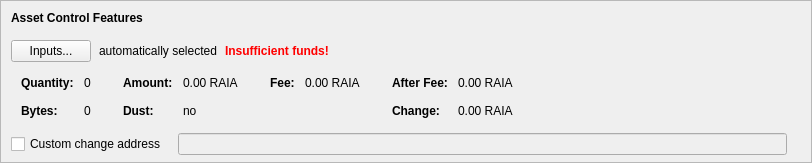
      <widget class="QFrame" name="frameAssetControl">
       <property name="sizePolicy">
        <sizepolicy hsizetype="Expanding" vsizetype="Fixed">
         <horstretch>0</horstretch>
         <verstretch>0</verstretch>
        </sizepolicy>
       </property>
       <property name="maximumSize">
        <size>
         <width>16777215</width>
         <height>16777215</height>
        </size>
       </property>
       <property name="frameShape">
        <enum>QFrame::StyledPanel</enum>
       </property>
       <property name="frameShadow">
        <enum>QFrame::Sunken</enum>
       </property>
       <layout class="QVBoxLayout" name="verticalLayoutAssetControl2">
        <property name="spacing">
         <number>0</number>
        </property>
        <property name="leftMargin">
         <number>0</number>
        </property>
        <property name="topMargin">
         <number>0</number>
        </property>
        <property name="rightMargin">
         <number>0</number>
        </property>
        <property name="bottomMargin">
         <number>6</number>
        </property>
        <item>
         <layout class="QVBoxLayout" name="verticalLayoutAssetControl" stretch="0,0,0,0,1">
          <property name="spacing">
           <number>0</number>
          </property>
          <property name="leftMargin">
           <number>10</number>
          </property>
          <property name="topMargin">
           <number>10</number>
          </property>
          <item>
           <layout class="QHBoxLayout" name="horizontalLayoutAssetControl1">
            <property name="bottomMargin">
             <number>15</number>
            </property>
            <item>
             <widget class="QLabel" name="labelAssetControlFeatures">
              <property name="sizePolicy">
               <sizepolicy hsizetype="Preferred" vsizetype="Maximum">
                <horstretch>0</horstretch>
                <verstretch>0</verstretch>
               </sizepolicy>
              </property>
              <property name="font">
               <font>
                <weight>75</weight>
                <bold>true</bold>
               </font>
              </property>
              <property name="styleSheet">
               <string notr="true">font-weight:bold;</string>
              </property>
              <property name="text">
               <string>Asset Control Features</string>
              </property>
             </widget>
            </item>
           </layout>
          </item>
          <item>
           <layout class="QHBoxLayout" name="horizontalLayoutAssetControl2" stretch="0,0,0,0">
            <property name="spacing">
             <number>8</number>
            </property>
            <property name="bottomMargin">
             <number>10</number>
            </property>
            <item>
             <widget class="QPushButton" name="pushButtonAssetControl">
              <property name="styleSheet">
               <string notr="true"/>
              </property>
              <property name="text">
               <string>Inputs...</string>
              </property>
              <property name="autoDefault">
               <bool>false</bool>
              </property>
             </widget>
            </item>
            <item>
             <widget class="QLabel" name="labelAssetControlAutomaticallySelected">
              <property name="text">
               <string>automatically selected</string>
              </property>
              <property name="margin">
               <number>5</number>
              </property>
             </widget>
            </item>
            <item>
             <widget class="QLabel" name="labelAssetControlInsuffFunds">
              <property name="font">
               <font>
                <weight>75</weight>
                <bold>true</bold>
               </font>
              </property>
              <property name="styleSheet">
               <string notr="true">color:red;font-weight:bold;</string>
              </property>
              <property name="text">
               <string>Insufficient funds!</string>
              </property>
              <property name="margin">
               <number>5</number>
              </property>
             </widget>
            </item>
            <item>
             <spacer name="horizontalSpacerAssetControl">
              <property name="orientation">
               <enum>Qt::Horizontal</enum>
              </property>
              <property name="sizeHint" stdset="0">
               <size>
                <width>40</width>
                <height>1</height>
               </size>
              </property>
             </spacer>
            </item>
           </layout>
          </item>
          <item>
           <widget class="QWidget" name="widgetAssetControl" native="true">
            <property name="sizePolicy">
             <sizepolicy hsizetype="Preferred" vsizetype="Preferred">
              <horstretch>0</horstretch>
              <verstretch>0</verstretch>
             </sizepolicy>
            </property>
            <property name="minimumSize">
             <size>
              <width>0</width>
              <height>0</height>
             </size>
            </property>
            <property name="styleSheet">
             <string notr="true"/>
            </property>
            <layout class="QHBoxLayout" name="horizontalLayoutAssetControl5">
             <property name="leftMargin">
              <number>0</number>
             </property>
             <property name="topMargin">
              <number>0</number>
             </property>
             <property name="rightMargin">
              <number>0</number>
             </property>
             <property name="bottomMargin">
              <number>0</number>
             </property>
             <item>
              <layout class="QHBoxLayout" name="horizontalLayoutAssetControl3" stretch="0,0,0,1">
               <property name="spacing">
                <number>20</number>
               </property>
               <property name="topMargin">
                <number>0</number>
               </property>
               <property name="bottomMargin">
                <number>10</number>
               </property>
               <item>
                <layout class="QFormLayout" name="formLayoutAssetControl1">
                 <property name="horizontalSpacing">
                  <number>10</number>
                 </property>
                 <property name="verticalSpacing">
                  <number>14</number>
                 </property>
                 <property name="leftMargin">
                  <number>10</number>
                 </property>
                 <property name="topMargin">
                  <number>4</number>
                 </property>
                 <property name="rightMargin">
                  <number>6</number>
                 </property>
                 <item row="0" column="0">
                  <widget class="QLabel" name="labelAssetControlQuantityText">
                   <property name="font">
                    <font>
                     <weight>75</weight>
                     <bold>true</bold>
                    </font>
                   </property>
                   <property name="text">
                    <string>Quantity:</string>
                   </property>
                   <property name="margin">
                    <number>0</number>
                   </property>
                  </widget>
                 </item>
                 <item row="0" column="1">
                  <widget class="QLabel" name="labelAssetControlQuantity">
                   <property name="cursor">
                    <cursorShape>IBeamCursor</cursorShape>
                   </property>
                   <property name="contextMenuPolicy">
                    <enum>Qt::ActionsContextMenu</enum>
                   </property>
                   <property name="text">
                    <string notr="true">0</string>
                   </property>
                   <property name="margin">
                    <number>0</number>
                   </property>
                   <property name="textInteractionFlags">
                    <set>Qt::LinksAccessibleByMouse|Qt::TextSelectableByKeyboard|Qt::TextSelectableByMouse</set>
                   </property>
                  </widget>
                 </item>
                 <item row="1" column="0">
                  <widget class="QLabel" name="labelAssetControlBytesText">
                   <property name="font">
                    <font>
                     <weight>75</weight>
                     <bold>true</bold>
                    </font>
                   </property>
                   <property name="text">
                    <string>Bytes:</string>
                   </property>
                  </widget>
                 </item>
                 <item row="1" column="1">
                  <widget class="QLabel" name="labelAssetControlBytes">
                   <property name="cursor">
                    <cursorShape>IBeamCursor</cursorShape>
                   </property>
                   <property name="contextMenuPolicy">
                    <enum>Qt::ActionsContextMenu</enum>
                   </property>
                   <property name="text">
                    <string notr="true">0</string>
                   </property>
                   <property name="textInteractionFlags">
                    <set>Qt::LinksAccessibleByMouse|Qt::TextSelectableByKeyboard|Qt::TextSelectableByMouse</set>
                   </property>
                  </widget>
                 </item>
                </layout>
               </item>
               <item>
                <layout class="QFormLayout" name="formLayoutAssetControl2">
                 <property name="horizontalSpacing">
                  <number>10</number>
                 </property>
                 <property name="verticalSpacing">
                  <number>14</number>
                 </property>
                 <property name="leftMargin">
                  <number>6</number>
                 </property>
                 <property name="topMargin">
                  <number>4</number>
                 </property>
                 <property name="rightMargin">
                  <number>6</number>
                 </property>
                 <item row="0" column="0">
                  <widget class="QLabel" name="labelAssetControlAmountText">
                   <property name="font">
                    <font>
                     <weight>75</weight>
                     <bold>true</bold>
                    </font>
                   </property>
                   <property name="text">
                    <string>Amount:</string>
                   </property>
                   <property name="margin">
                    <number>0</number>
                   </property>
                  </widget>
                 </item>
                 <item row="0" column="1">
                  <widget class="QLabel" name="labelAssetControlAmount">
                   <property name="cursor">
                    <cursorShape>IBeamCursor</cursorShape>
                   </property>
                   <property name="contextMenuPolicy">
                    <enum>Qt::ActionsContextMenu</enum>
                   </property>
                   <property name="text">
                    <string notr="true">0.00 RAIA</string>
                   </property>
                   <property name="textInteractionFlags">
                    <set>Qt::LinksAccessibleByMouse|Qt::TextSelectableByKeyboard|Qt::TextSelectableByMouse</set>
                   </property>
                  </widget>
                 </item>
                 <item row="1" column="0">
                  <widget class="QLabel" name="labelAssetControlLowOutputText">
                   <property name="font">
                    <font>
                     <weight>75</weight>
                     <bold>true</bold>
                    </font>
                   </property>
                   <property name="text">
                    <string>Dust:</string>
                   </property>
                  </widget>
                 </item>
                 <item row="1" column="1">
                  <widget class="QLabel" name="labelAssetControlLowOutput">
                   <property name="cursor">
                    <cursorShape>IBeamCursor</cursorShape>
                   </property>
                   <property name="contextMenuPolicy">
                    <enum>Qt::ActionsContextMenu</enum>
                   </property>
                   <property name="text">
                    <string notr="true">no</string>
                   </property>
                   <property name="textInteractionFlags">
                    <set>Qt::LinksAccessibleByMouse|Qt::TextSelectableByKeyboard|Qt::TextSelectableByMouse</set>
                   </property>
                  </widget>
                 </item>
                </layout>
               </item>
               <item>
                <layout class="QFormLayout" name="formLayoutAssetControl3">
                 <property name="horizontalSpacing">
                  <number>10</number>
                 </property>
                 <property name="verticalSpacing">
                  <number>14</number>
                 </property>
                 <property name="leftMargin">
                  <number>6</number>
                 </property>
                 <property name="topMargin">
                  <number>4</number>
                 </property>
                 <property name="rightMargin">
                  <number>6</number>
                 </property>
                 <item row="0" column="0">
                  <widget class="QLabel" name="labelAssetControlFeeText">
                   <property name="font">
                    <font>
                     <weight>75</weight>
                     <bold>true</bold>
                    </font>
                   </property>
                   <property name="text">
                    <string>Fee:</string>
                   </property>
                   <property name="margin">
                    <number>0</number>
                   </property>
                  </widget>
                 </item>
                 <item row="0" column="1">
                  <widget class="QLabel" name="labelAssetControlFee">
                   <property name="cursor">
                    <cursorShape>IBeamCursor</cursorShape>
                   </property>
                   <property name="contextMenuPolicy">
                    <enum>Qt::ActionsContextMenu</enum>
                   </property>
                   <property name="text">
                    <string notr="true">0.00 RAIA</string>
                   </property>
                   <property name="textInteractionFlags">
                    <set>Qt::LinksAccessibleByMouse|Qt::TextSelectableByKeyboard|Qt::TextSelectableByMouse</set>
                   </property>
                  </widget>
                 </item>
                </layout>
               </item>
               <item>
                <layout class="QFormLayout" name="formLayoutAssetControl4">
                 <property name="horizontalSpacing">
                  <number>10</number>
                 </property>
                 <property name="verticalSpacing">
                  <number>14</number>
                 </property>
                 <property name="leftMargin">
                  <number>6</number>
                 </property>
                 <property name="topMargin">
                  <number>4</number>
                 </property>
                 <property name="rightMargin">
                  <number>6</number>
                 </property>
                 <item row="0" column="0">
                  <widget class="QLabel" name="labelAssetControlAfterFeeText">
                   <property name="font">
                    <font>
                     <weight>75</weight>
                     <bold>true</bold>
                    </font>
                   </property>
                   <property name="text">
                    <string>After Fee:</string>
                   </property>
                   <property name="margin">
                    <number>0</number>
                   </property>
                  </widget>
                 </item>
                 <item row="0" column="1">
                  <widget class="QLabel" name="labelAssetControlAfterFee">
                   <property name="cursor">
                    <cursorShape>IBeamCursor</cursorShape>
                   </property>
                   <property name="contextMenuPolicy">
                    <enum>Qt::ActionsContextMenu</enum>
                   </property>
                   <property name="text">
                    <string notr="true">0.00 RAIA</string>
                   </property>
                   <property name="textInteractionFlags">
                    <set>Qt::LinksAccessibleByMouse|Qt::TextSelectableByKeyboard|Qt::TextSelectableByMouse</set>
                   </property>
                  </widget>
                 </item>
                 <item row="1" column="0">
                  <widget class="QLabel" name="labelAssetControlChangeText">
                   <property name="font">
                    <font>
                     <weight>75</weight>
                     <bold>true</bold>
                    </font>
                   </property>
                   <property name="text">
                    <string>Change:</string>
                   </property>
                  </widget>
                 </item>
                 <item row="1" column="1">
                  <widget class="QLabel" name="labelAssetControlChange">
                   <property name="cursor">
                    <cursorShape>IBeamCursor</cursorShape>
                   </property>
                   <property name="contextMenuPolicy">
                    <enum>Qt::ActionsContextMenu</enum>
                   </property>
                   <property name="text">
                    <string notr="true">0.00 RAIA</string>
                   </property>
                   <property name="textInteractionFlags">
                    <set>Qt::LinksAccessibleByMouse|Qt::TextSelectableByKeyboard|Qt::TextSelectableByMouse</set>
                   </property>
                  </widget>
                 </item>
                </layout>
               </item>
              </layout>
             </item>
            </layout>
           </widget>
          </item>
          <item>
           <layout class="QHBoxLayout" name="horizontalLayoutAssetControl4" stretch="0,0,0">
            <property name="spacing">
             <number>12</number>
            </property>
            <property name="sizeConstraint">
             <enum>QLayout::SetDefaultConstraint</enum>
            </property>
            <property name="topMargin">
             <number>5</number>
            </property>
            <property name="rightMargin">
             <number>5</number>
            </property>
            <item>
             <widget class="QCheckBox" name="checkBoxAssetControlChange">
              <property name="toolTip">
               <string>If this is activated, but the change address is empty or invalid, change will be sent to a newly generated address.</string>
              </property>
              <property name="text">
               <string>Custom change address</string>
              </property>
             </widget>
            </item>
            <item>
             <widget class="QValidatedLineEdit" name="lineEditAssetControlChange">
              <property name="enabled">
               <bool>false</bool>
              </property>
              <property name="sizePolicy">
               <sizepolicy hsizetype="Expanding" vsizetype="Fixed">
                <horstretch>0</horstretch>
                <verstretch>0</verstretch>
               </sizepolicy>
              </property>
             </widget>
            </item>
            <item>
             <widget class="QLabel" name="labelAssetControlChangeLabel">
              <property name="sizePolicy">
               <sizepolicy hsizetype="Preferred" vsizetype="Expanding">
                <horstretch>0</horstretch>
                <verstretch>0</verstretch>
               </sizepolicy>
              </property>
              <property name="minimumSize">
               <size>
                <width>0</width>
                <height>0</height>
               </size>
              </property>
              <property name="text">
               <string/>
              </property>
              <property name="margin">
               <number>3</number>
              </property>
             </widget>
            </item>
           </layout>
          </item>
          <item>
           <spacer name="verticalSpacerAssetControl">
            <property name="orientation">
             <enum>Qt::Vertical</enum>
            </property>
            <property name="sizeHint" stdset="0">
             <size>
              <width>800</width>
              <height>1</height>
             </size>
            </property>
           </spacer>
          </item>
         </layout>
        </item>
       </layout>
      </widget>
